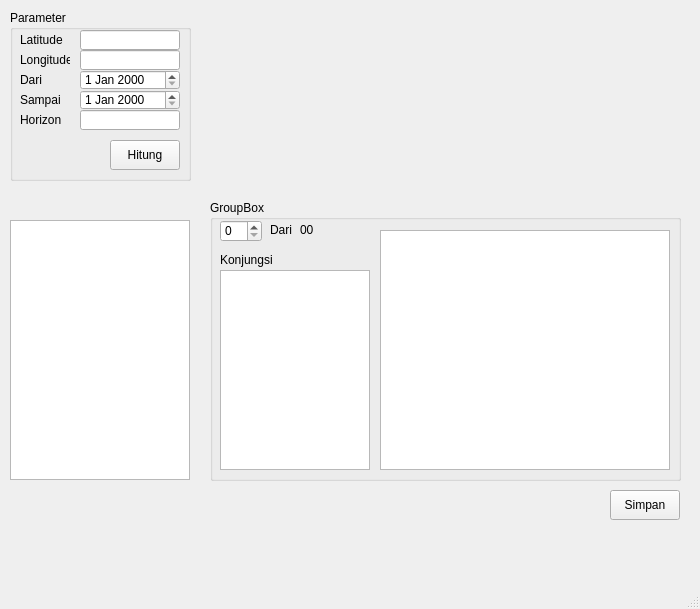
<?xml version="1.0" encoding="UTF-8"?>
<ui version="4.0">
 <class>MainWindow</class>
 <widget class="QMainWindow" name="MainWindow">
  <property name="geometry">
   <rect>
    <x>0</x>
    <y>0</y>
    <width>700</width>
    <height>609</height>
   </rect>
  </property>
  <property name="mouseTracking">
   <bool>false</bool>
  </property>
  <property name="windowTitle">
   <string>Hilal</string>
  </property>
  <property name="tabShape">
   <enum>QTabWidget::Rounded</enum>
  </property>
  <widget class="QWidget" name="centralwidget">
   <widget class="QGroupBox" name="groupBox">
    <property name="geometry">
     <rect>
      <x>10</x>
      <y>10</y>
      <width>181</width>
      <height>171</height>
     </rect>
    </property>
    <property name="title">
     <string>Parameter</string>
    </property>
    <widget class="QLabel" name="label">
     <property name="geometry">
      <rect>
       <x>10</x>
       <y>20</y>
       <width>50</width>
       <height>20</height>
      </rect>
     </property>
     <property name="text">
      <string>Latitude</string>
     </property>
    </widget>
    <widget class="QLabel" name="label_2">
     <property name="geometry">
      <rect>
       <x>10</x>
       <y>40</y>
       <width>50</width>
       <height>20</height>
      </rect>
     </property>
     <property name="text">
      <string>Longitude</string>
     </property>
    </widget>
    <widget class="QLabel" name="label_3">
     <property name="geometry">
      <rect>
       <x>10</x>
       <y>60</y>
       <width>50</width>
       <height>20</height>
      </rect>
     </property>
     <property name="text">
      <string>Dari</string>
     </property>
    </widget>
    <widget class="QLabel" name="label_4">
     <property name="geometry">
      <rect>
       <x>10</x>
       <y>80</y>
       <width>50</width>
       <height>20</height>
      </rect>
     </property>
     <property name="text">
      <string>Sampai</string>
     </property>
    </widget>
    <widget class="QLabel" name="label_5">
     <property name="geometry">
      <rect>
       <x>10</x>
       <y>100</y>
       <width>50</width>
       <height>20</height>
      </rect>
     </property>
     <property name="text">
      <string>Horizon</string>
     </property>
    </widget>
    <widget class="QPushButton" name="button_hitung">
     <property name="geometry">
      <rect>
       <x>100</x>
       <y>130</y>
       <width>70</width>
       <height>30</height>
      </rect>
     </property>
     <property name="text">
      <string>Hitung</string>
     </property>
    </widget>
    <widget class="QLineEdit" name="latitude">
     <property name="geometry">
      <rect>
       <x>70</x>
       <y>20</y>
       <width>100</width>
       <height>20</height>
      </rect>
     </property>
     <property name="alignment">
      <set>Qt::AlignRight|Qt::AlignTrailing|Qt::AlignVCenter</set>
     </property>
    </widget>
    <widget class="QLineEdit" name="longitude">
     <property name="geometry">
      <rect>
       <x>70</x>
       <y>40</y>
       <width>100</width>
       <height>20</height>
      </rect>
     </property>
     <property name="alignment">
      <set>Qt::AlignRight|Qt::AlignTrailing|Qt::AlignVCenter</set>
     </property>
    </widget>
    <widget class="QDateEdit" name="dateEdit_1">
     <property name="geometry">
      <rect>
       <x>70</x>
       <y>60</y>
       <width>100</width>
       <height>20</height>
      </rect>
     </property>
    </widget>
    <widget class="QDateEdit" name="dateEdit_2">
     <property name="geometry">
      <rect>
       <x>70</x>
       <y>80</y>
       <width>100</width>
       <height>20</height>
      </rect>
     </property>
    </widget>
    <widget class="QLineEdit" name="horizon">
     <property name="geometry">
      <rect>
       <x>70</x>
       <y>100</y>
       <width>100</width>
       <height>20</height>
      </rect>
     </property>
    </widget>
   </widget>
   <widget class="QTableView" name="tableView">
    <property name="geometry">
     <rect>
      <x>10</x>
      <y>220</y>
      <width>180</width>
      <height>260</height>
     </rect>
    </property>
    <property name="editTriggers">
     <set>QAbstractItemView::NoEditTriggers</set>
    </property>
    <property name="sortingEnabled">
     <bool>true</bool>
    </property>
    <attribute name="horizontalHeaderCascadingSectionResizes">
     <bool>false</bool>
    </attribute>
   </widget>
   <widget class="QPushButton" name="pushButton">
    <property name="geometry">
     <rect>
      <x>610</x>
      <y>490</y>
      <width>70</width>
      <height>30</height>
     </rect>
    </property>
    <property name="text">
     <string>Simpan</string>
    </property>
    <property name="autoDefault">
     <bool>false</bool>
    </property>
    <property name="default">
     <bool>false</bool>
    </property>
    <property name="flat">
     <bool>false</bool>
    </property>
   </widget>
   <widget class="QGroupBox" name="groupBox_2">
    <property name="geometry">
     <rect>
      <x>210</x>
      <y>200</y>
      <width>471</width>
      <height>281</height>
     </rect>
    </property>
    <property name="title">
     <string>GroupBox</string>
    </property>
    <widget class="QSpinBox" name="spinBox">
     <property name="geometry">
      <rect>
       <x>10</x>
       <y>20</y>
       <width>42</width>
       <height>22</height>
      </rect>
     </property>
    </widget>
    <widget class="QLabel" name="label_6">
     <property name="geometry">
      <rect>
       <x>60</x>
       <y>20</y>
       <width>30</width>
       <height>20</height>
      </rect>
     </property>
     <property name="text">
      <string>Dari</string>
     </property>
    </widget>
    <widget class="QLabel" name="label_7">
     <property name="geometry">
      <rect>
       <x>90</x>
       <y>20</y>
       <width>30</width>
       <height>20</height>
      </rect>
     </property>
     <property name="text">
      <string>00</string>
     </property>
    </widget>
    <widget class="QLabel" name="label_8">
     <property name="geometry">
      <rect>
       <x>10</x>
       <y>50</y>
       <width>81</width>
       <height>20</height>
      </rect>
     </property>
     <property name="text">
      <string>Konjungsi</string>
     </property>
    </widget>
    <widget class="QLabel" name="label_9">
     <property name="geometry">
      <rect>
       <x>10</x>
       <y>70</y>
       <width>60</width>
       <height>20</height>
      </rect>
     </property>
     <property name="text">
      <string>Hilal</string>
     </property>
    </widget>
    <widget class="QLabel" name="label_10">
     <property name="geometry">
      <rect>
       <x>10</x>
       <y>90</y>
       <width>80</width>
       <height>20</height>
      </rect>
     </property>
     <property name="text">
      <string>Altitude Bulan</string>
     </property>
    </widget>
    <widget class="QLabel" name="label_11">
     <property name="geometry">
      <rect>
       <x>10</x>
       <y>110</y>
       <width>80</width>
       <height>20</height>
      </rect>
     </property>
     <property name="text">
      <string>Azimuth Bulan</string>
     </property>
    </widget>
    <widget class="QLabel" name="label_12">
     <property name="geometry">
      <rect>
       <x>10</x>
       <y>130</y>
       <width>90</width>
       <height>20</height>
      </rect>
     </property>
     <property name="text">
      <string>Altitude Matahari</string>
     </property>
    </widget>
    <widget class="QLabel" name="label_13">
     <property name="geometry">
      <rect>
       <x>10</x>
       <y>150</y>
       <width>90</width>
       <height>20</height>
      </rect>
     </property>
     <property name="text">
      <string>Azimuth Matahari</string>
     </property>
    </widget>
    <widget class="QTableView" name="tableView_2">
     <property name="geometry">
      <rect>
       <x>10</x>
       <y>70</y>
       <width>150</width>
       <height>200</height>
      </rect>
     </property>
    </widget>
    <widget class="QGraphicsView" name="graphicsView">
     <property name="geometry">
      <rect>
       <x>170</x>
       <y>30</y>
       <width>290</width>
       <height>240</height>
      </rect>
     </property>
    </widget>
   </widget>
  </widget>
  <widget class="QMenuBar" name="menubar">
   <property name="geometry">
    <rect>
     <x>0</x>
     <y>0</y>
     <width>700</width>
     <height>20</height>
    </rect>
   </property>
  </widget>
  <widget class="QStatusBar" name="statusbar"/>
 </widget>
 <resources/>
 <connections/>
</ui>
